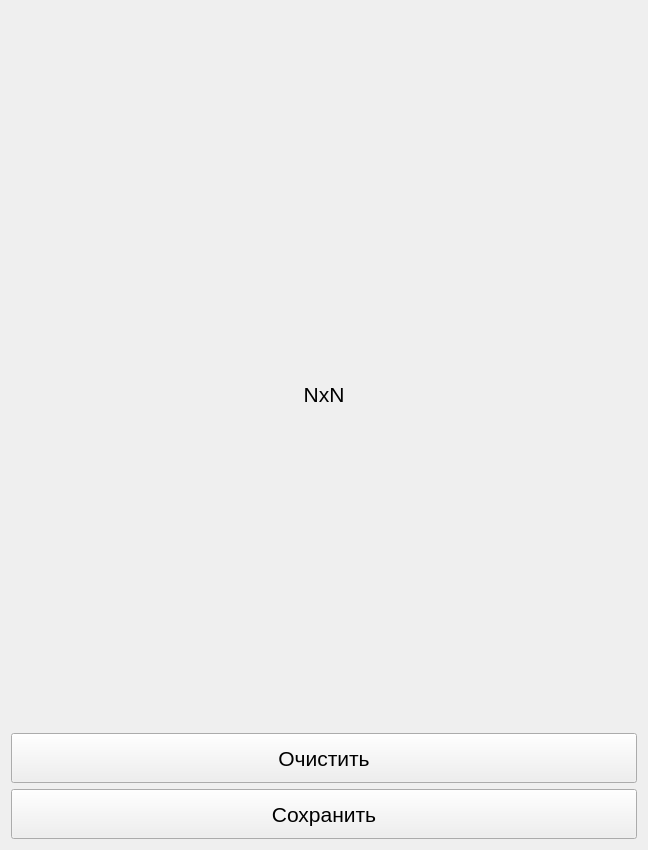
<?xml version="1.0" encoding="UTF-8"?>
<ui version="4.0">
 <class>ScaledWidget</class>
 <widget class="QWidget" name="ScaledWidget">
  <property name="geometry">
   <rect>
    <x>0</x>
    <y>0</y>
    <width>648</width>
    <height>850</height>
   </rect>
  </property>
  <property name="windowTitle">
   <string>Form</string>
  </property>
  <layout class="QVBoxLayout" name="verticalLayout" stretch="0,0,0,0">
   <item>
    <widget class="QWidget" name="w_icon_gallery" native="true">
     <layout class="QHBoxLayout" name="layout_icon_gallery"/>
    </widget>
   </item>
   <item>
    <widget class="QWidget" name="w_icon_show" native="true">
     <property name="minimumSize">
      <size>
       <width>600</width>
       <height>600</height>
      </size>
     </property>
     <layout class="QGridLayout" name="gridLayout">
      <item row="1" column="0">
       <spacer name="horizontalSpacer">
        <property name="orientation">
         <enum>Qt::Horizontal</enum>
        </property>
        <property name="sizeHint" stdset="0">
         <size>
          <width>269</width>
          <height>20</height>
         </size>
        </property>
       </spacer>
      </item>
      <item row="3" column="1">
       <spacer name="verticalSpacer_2">
        <property name="orientation">
         <enum>Qt::Vertical</enum>
        </property>
        <property name="sizeHint" stdset="0">
         <size>
          <width>20</width>
          <height>299</height>
         </size>
        </property>
       </spacer>
      </item>
      <item row="1" column="2">
       <spacer name="horizontalSpacer_2">
        <property name="orientation">
         <enum>Qt::Horizontal</enum>
        </property>
        <property name="sizeHint" stdset="0">
         <size>
          <width>269</width>
          <height>20</height>
         </size>
        </property>
       </spacer>
      </item>
      <item row="0" column="1">
       <spacer name="verticalSpacer">
        <property name="orientation">
         <enum>Qt::Vertical</enum>
        </property>
        <property name="sizeHint" stdset="0">
         <size>
          <width>20</width>
          <height>299</height>
         </size>
        </property>
       </spacer>
      </item>
      <item row="1" column="1">
       <widget class="QWidget" name="widget_3" native="true">
        <layout class="QVBoxLayout" name="verticalLayout_2">
         <item>
          <widget class="QWidget" name="widget" native="true">
           <layout class="QHBoxLayout" name="horizontalLayout">
            <property name="spacing">
             <number>0</number>
            </property>
            <property name="leftMargin">
             <number>0</number>
            </property>
            <property name="topMargin">
             <number>0</number>
            </property>
            <property name="rightMargin">
             <number>0</number>
            </property>
            <property name="bottomMargin">
             <number>0</number>
            </property>
            <item>
             <spacer name="horizontalSpacer_3">
              <property name="orientation">
               <enum>Qt::Horizontal</enum>
              </property>
              <property name="sizeHint" stdset="0">
               <size>
                <width>40</width>
                <height>20</height>
               </size>
              </property>
             </spacer>
            </item>
            <item>
             <widget class="QLabel" name="l_icon">
              <property name="text">
               <string/>
              </property>
              <property name="scaledContents">
               <bool>false</bool>
              </property>
              <property name="wordWrap">
               <bool>false</bool>
              </property>
             </widget>
            </item>
            <item>
             <spacer name="horizontalSpacer_4">
              <property name="orientation">
               <enum>Qt::Horizontal</enum>
              </property>
              <property name="sizeHint" stdset="0">
               <size>
                <width>40</width>
                <height>20</height>
               </size>
              </property>
             </spacer>
            </item>
           </layout>
          </widget>
         </item>
         <item>
          <widget class="QLabel" name="l_icon_size">
           <property name="font">
            <font>
             <pointsize>16</pointsize>
            </font>
           </property>
           <property name="text">
            <string>NxN</string>
           </property>
           <property name="alignment">
            <set>Qt::AlignCenter</set>
           </property>
          </widget>
         </item>
        </layout>
       </widget>
      </item>
     </layout>
    </widget>
   </item>
   <item>
    <widget class="QPushButton" name="btn_clear">
     <property name="minimumSize">
      <size>
       <width>0</width>
       <height>50</height>
      </size>
     </property>
     <property name="font">
      <font>
       <pointsize>16</pointsize>
      </font>
     </property>
     <property name="text">
      <string>Очистить</string>
     </property>
     <property name="icon">
      <iconset resource="rsc.qrc">
       <normaloff>:/icons/resources/icons/empty.png</normaloff>:/icons/resources/icons/empty.png</iconset>
     </property>
     <property name="iconSize">
      <size>
       <width>32</width>
       <height>32</height>
      </size>
     </property>
    </widget>
   </item>
   <item>
    <widget class="QPushButton" name="btn_save">
     <property name="minimumSize">
      <size>
       <width>0</width>
       <height>50</height>
      </size>
     </property>
     <property name="font">
      <font>
       <pointsize>16</pointsize>
      </font>
     </property>
     <property name="text">
      <string>Сохранить</string>
     </property>
     <property name="icon">
      <iconset resource="rsc.qrc">
       <normaloff>:/icons/resources/icons/save.png</normaloff>:/icons/resources/icons/save.png</iconset>
     </property>
     <property name="iconSize">
      <size>
       <width>32</width>
       <height>32</height>
      </size>
     </property>
    </widget>
   </item>
  </layout>
 </widget>
 <resources>
  <include location="rsc.qrc"/>
 </resources>
 <connections/>
</ui>
